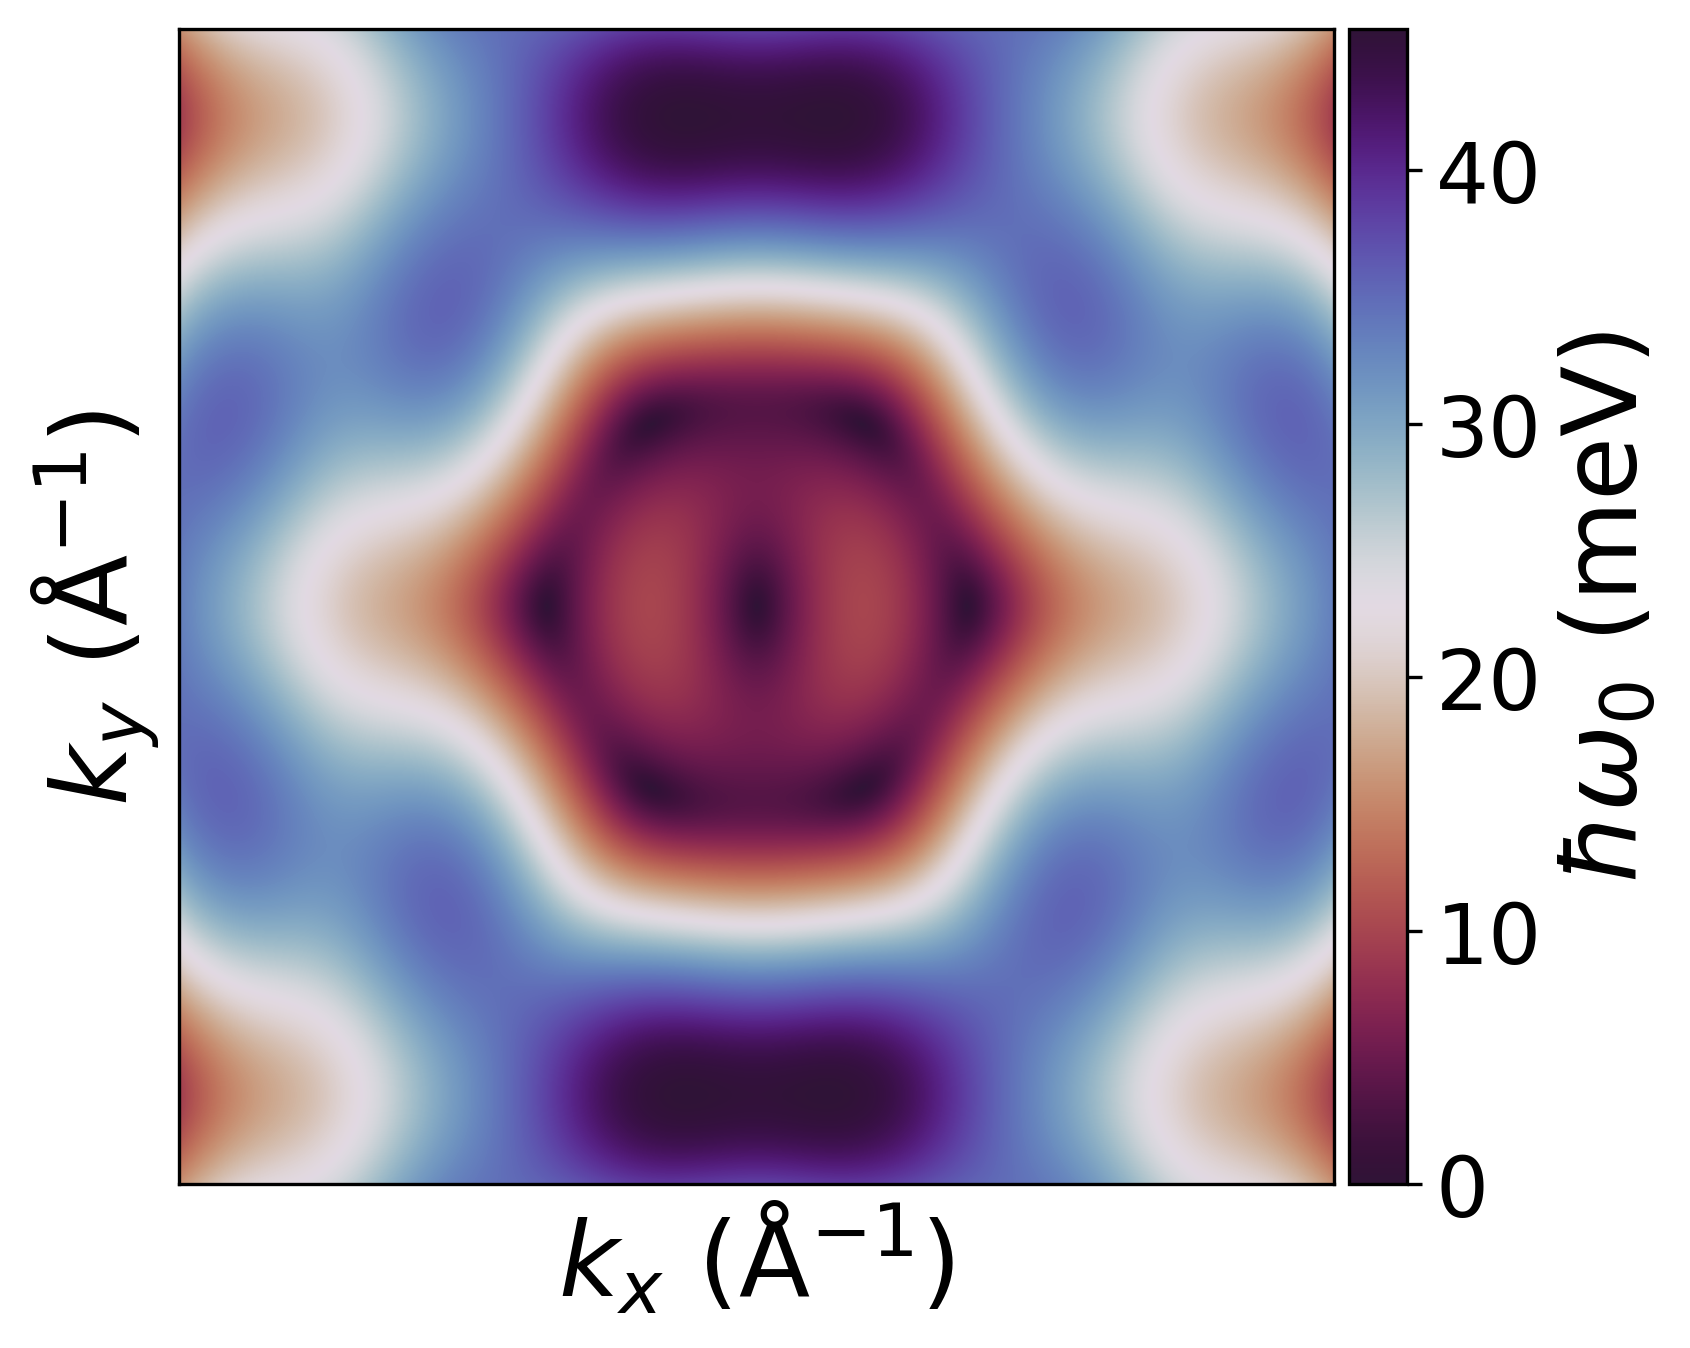

Here is the Python script that generated this plot:
import matplotlib.pyplot as plt
from mpl_toolkits.axes_grid1 import make_axes_locatable
import numpy as np


data = np.loadtxt("dispersion.txt", skiprows=1).T


# There is NxN pints in the data
N = int(np.sqrt(data.shape[1]))
data = data.reshape((data.shape[0], N, N))

kx = data[0]
ky = data[1]
energy = data[2]

fig, ax = plt.subplots(figsize=(6, 5))


im = ax.imshow(
    energy,
    cmap="twilight_shifted_r",
    origin="lower",
    extent=[np.amin(kx), np.amax(kx), np.amin(ky), np.amax(ky)],
)

divider = make_axes_locatable(ax)
cax = divider.append_axes("right", size="5%", pad=0.05)
cbar = plt.colorbar(im, cax=cax)
cbar.ax.tick_params(labelsize=20)
cax.set_ylabel(R"$\hbar\omega_0$ (meV)", fontsize=25)

ax.set_aspect("equal")
ax.set_xlabel(R"$k_x$ ($\mathrm{\AA^{-1}}$)", fontsize=25)
ax.set_ylabel(R"$k_y$ ($\mathrm{\AA^{-1}}$)", fontsize=25)

ax.set_xticks([])
ax.set_yticks([])

plt.savefig("imshow-2.png", dpi=300, bbox_inches="tight")
plt.close()
